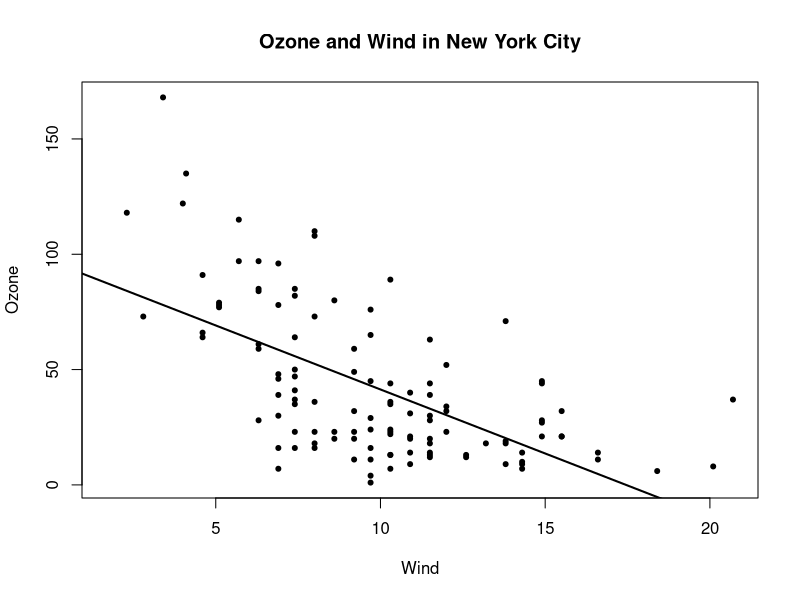

Recreate this plot in R.
## ---- chunk 1
1+1
## ---- chunk 2
library(datasets)
with(airquality, plot(Wind, Ozone, main = "Ozone and Wind in New York City", pch = 20))
model <- lm(Ozone ~ Wind, airquality)
abline(model, lwd = 2)
